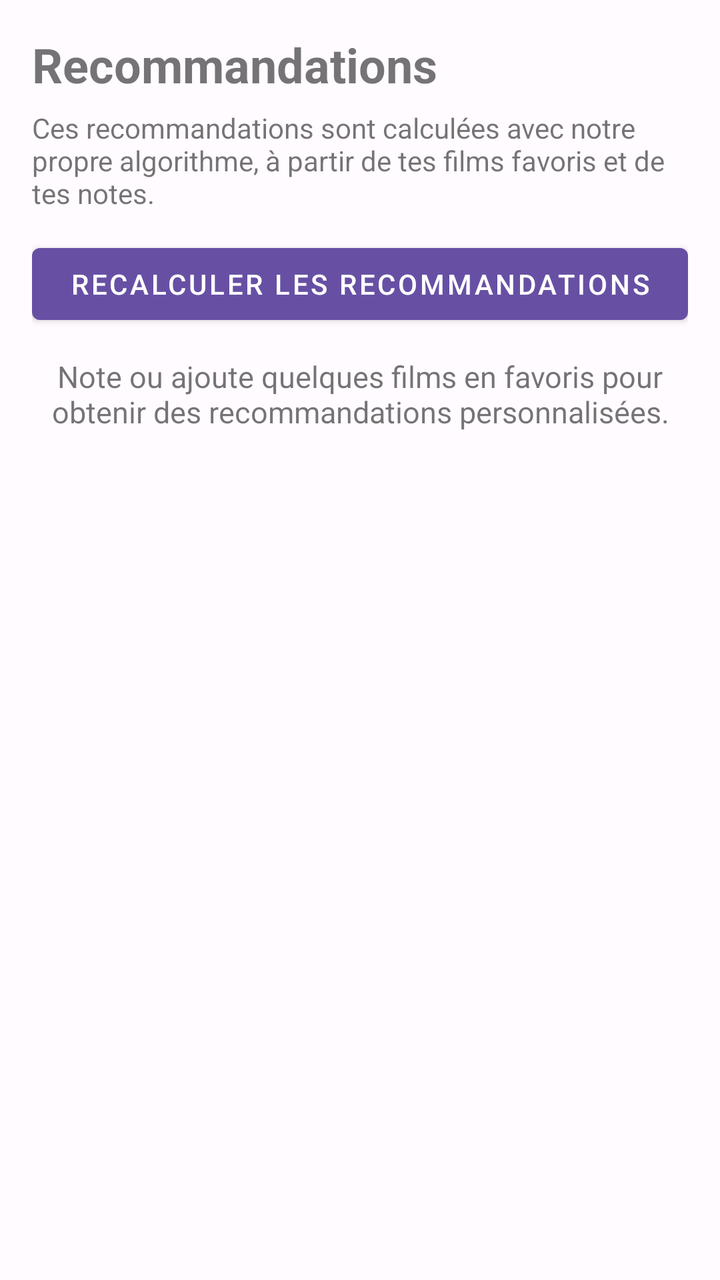
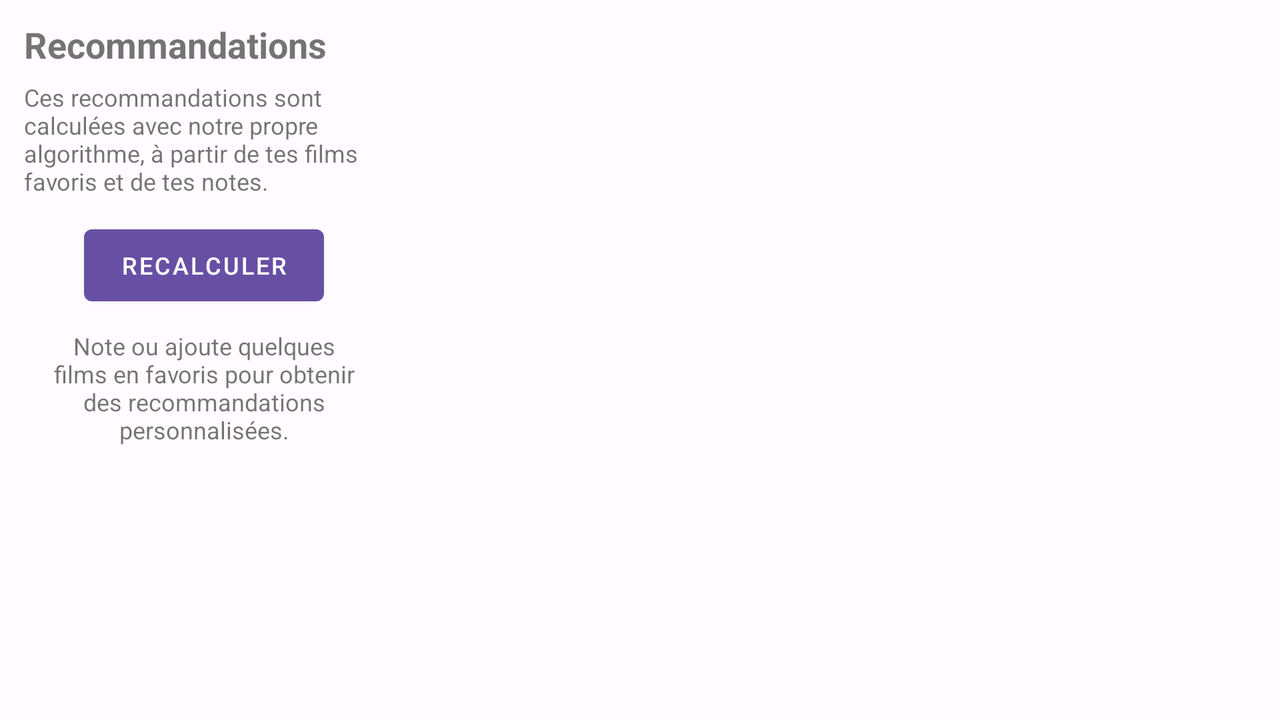

Two renders of one Android screen. The first uses the default layout on a phone; the second uses the alternative layout the repository ships for a different screen configuration, on a matching device. The two XML files are below.
<!-- AndroidManifest.xml: application theme Theme.Cinema -->
<!-- res/layout/fragment_recommendations.xml -->
<?xml version="1.0" encoding="utf-8"?>
<LinearLayout
    xmlns:android="http://schemas.android.com/apk/res/android"
    android:id="@+id/recommendationsRoot"
    android:layout_width="match_parent"
    android:layout_height="match_parent"
    android:orientation="vertical"
    android:padding="16dp">

    <TextView
        android:id="@+id/recommendationsTitleTextView"
        android:layout_width="match_parent"
        android:layout_height="wrap_content"
        android:text="@string/recommendations_screen_title"
        android:textSize="24sp"
        android:textStyle="bold" />

    <TextView
        android:id="@+id/recommendationsExplanationTextView"
        android:layout_width="match_parent"
        android:layout_height="wrap_content"
        android:layout_marginTop="6dp"
        android:text="@string/recommendations_explanation"
        android:textSize="14sp" />

    <Button
        android:id="@+id/recommendationsRefreshButton"
        android:layout_width="match_parent"
        android:layout_height="wrap_content"
        android:layout_marginTop="12dp"
        android:text="@string/recommendations_refresh_button" />

    <ProgressBar
        android:id="@+id/recommendationsProgressBar"
        android:layout_width="wrap_content"
        android:layout_height="wrap_content"
        android:layout_gravity="center_horizontal"
        android:layout_marginTop="12dp"
        android:visibility="gone" />

    <TextView
        android:id="@+id/recommendationsMessageTextView"
        android:layout_width="match_parent"
        android:layout_height="wrap_content"
        android:layout_marginTop="12dp"
        android:gravity="center"
        android:text="@string/recommendations_initial_message"
        android:textSize="15sp" />

    <androidx.recyclerview.widget.RecyclerView
        android:id="@+id/recommendationsRecyclerView"
        android:layout_width="match_parent"
        android:layout_height="0dp"
        android:layout_marginTop="12dp"
        android:layout_weight="1"
        android:clipToPadding="false"
        android:paddingBottom="12dp" />

</LinearLayout>
<!-- resources referenced by this layout -->
<resources>
  <string name="recommendations_explanation">Ces recommandations sont calculées avec notre propre algorithme, à partir de tes films favoris et de tes notes.</string>
  <string name="recommendations_initial_message">Note ou ajoute quelques films en favoris pour obtenir des recommandations personnalisées.</string>
  <string name="recommendations_refresh_button">Recalculer les recommandations</string>
  <string name="recommendations_screen_title">Recommandations</string>
  <style name="Theme.Cinema" parent="Theme.MaterialComponents.DayNight.NoActionBar">
          <item name="colorPrimary">@color/cinema_primary</item>
          <item name="colorPrimaryVariant">@color/cinema_primary_dark</item>
          <item name="colorSecondary">@color/cinema_secondary</item>
          <item name="android:windowBackground">@color/cinema_background</item>
          <item name="android:navigationBarColor">@color/cinema_surface</item>
          <item name="android:statusBarColor">@color/cinema_background</item>
          <item name="android:windowLightStatusBar">true</item>
      </style>
  <color name="cinema_primary">#6750A4</color>
  <color name="cinema_primary_dark">#4F378B</color>
  <color name="cinema_secondary">#625B71</color>
  <color name="cinema_background">#FFFBFE</color>
  <color name="cinema_surface">#FFFBFE</color>
</resources>
<!-- res/layout-land/fragment_recommendations.xml (the repository's variant of the layout above) -->
<!-- drawn on the phone turned sideways -->
<?xml version="1.0" encoding="utf-8"?>
<LinearLayout
    xmlns:android="http://schemas.android.com/apk/res/android"
    android:id="@+id/recommendationsRoot"
    android:layout_width="match_parent"
    android:layout_height="match_parent"
    android:orientation="horizontal"
    android:paddingStart="12dp"
    android:paddingTop="10dp"
    android:paddingEnd="12dp"
    android:paddingBottom="10dp">

    <ScrollView
        android:id="@+id/recommendationsInfoScrollView"
        android:layout_width="190dp"
        android:layout_height="match_parent"
        android:fillViewport="true"
        android:paddingStart="0dp"
        android:paddingEnd="10dp">

        <LinearLayout
            android:id="@+id/recommendationsInfoContainer"
            android:layout_width="match_parent"
            android:layout_height="wrap_content"
            android:orientation="vertical">

            <TextView
                android:id="@+id/recommendationsTitleTextView"
                android:layout_width="match_parent"
                android:layout_height="wrap_content"
                android:text="@string/recommendations_screen_title"
                android:textSize="18sp"
                android:textStyle="bold" />

            <TextView
                android:id="@+id/recommendationsExplanationTextView"
                android:layout_width="match_parent"
                android:layout_height="wrap_content"
                android:layout_marginTop="6dp"
                android:text="@string/recommendations_explanation"
                android:textSize="12sp" />

            <Button
                android:id="@+id/recommendationsRefreshButton"
                android:layout_width="wrap_content"
                android:layout_height="wrap_content"
                android:minWidth="48dp"
                android:minHeight="48dp"
                android:layout_gravity="center_horizontal"
                android:layout_marginTop="10dp"
                android:paddingStart="18dp"
                android:paddingEnd="18dp"
                android:text="@string/recommendations_refresh_button_short"
                android:textSize="12sp" />

            <ProgressBar
                android:id="@+id/recommendationsProgressBar"
                android:layout_width="36dp"
                android:layout_height="36dp"
                android:layout_gravity="center_horizontal"
                android:layout_marginTop="8dp"
                android:visibility="gone" />

            <TextView
                android:id="@+id/recommendationsMessageTextView"
                android:layout_width="match_parent"
                android:layout_height="wrap_content"
                android:layout_marginTop="8dp"
                android:gravity="center"
                android:text="@string/recommendations_initial_message"
                android:textSize="12sp" />

        </LinearLayout>

    </ScrollView>

    <androidx.recyclerview.widget.RecyclerView
        android:id="@+id/recommendationsRecyclerView"
        android:layout_width="0dp"
        android:layout_height="match_parent"
        android:layout_weight="1"
        android:clipToPadding="false"
        android:paddingStart="10dp"
        android:paddingEnd="0dp"
        android:paddingBottom="12dp" />

</LinearLayout>
<!-- resources referenced by the variant -->
<!-- as the phone turned sideways resolves them -->
<resources>
  <string name="recommendations_explanation">Ces recommandations sont calculées avec notre propre algorithme, à partir de tes films favoris et de tes notes.</string>
  <string name="recommendations_initial_message">Note ou ajoute quelques films en favoris pour obtenir des recommandations personnalisées.</string>
  <string name="recommendations_refresh_button_short">Recalculer</string>
  <string name="recommendations_screen_title">Recommandations</string>
  <style name="Theme.Cinema" parent="Theme.MaterialComponents.DayNight.NoActionBar">
          <item name="colorPrimary">@color/cinema_primary</item>
          <item name="colorPrimaryVariant">@color/cinema_primary_dark</item>
          <item name="colorSecondary">@color/cinema_secondary</item>
          <item name="android:windowBackground">@color/cinema_background</item>
          <item name="android:navigationBarColor">@color/cinema_surface</item>
          <item name="android:statusBarColor">@color/cinema_background</item>
          <item name="android:windowLightStatusBar">true</item>
      </style>
  <color name="cinema_primary">#6750A4</color>
  <color name="cinema_primary_dark">#4F378B</color>
  <color name="cinema_secondary">#625B71</color>
  <color name="cinema_background">#FFFBFE</color>
  <color name="cinema_surface">#FFFBFE</color>
</resources>
